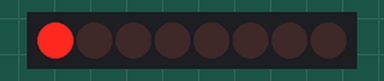
Simulated run of this sketch. Board: Arduino Uno, built with avr-gcc and run on an emulated ATmega328P. Parts: 8 shift-register outputs drawn as a row of LEDs (first output left, lit = HIGH). Wiring (inferred from the names in the program): shift register (74HC595): data pin 11; shift clock pin 13; latch pin 8. Wiring (inferred from the signals the program sends): row of LEDs: on Q0, Q1, Q2, Q3, Q4, Q5, Q6, Q7.

Above: at 1.1 s.
At 2.1 s:
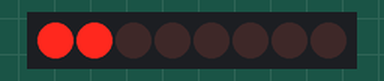
At 3.1 s:
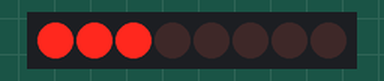
At 5.1 s:
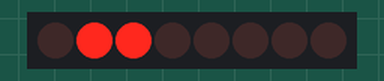
At 12.1 s:
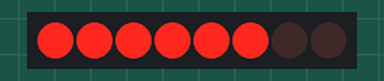
At 14.7 s:
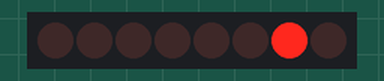
Timing chart, 0 to 16.2 s (numbered marks = the images above):
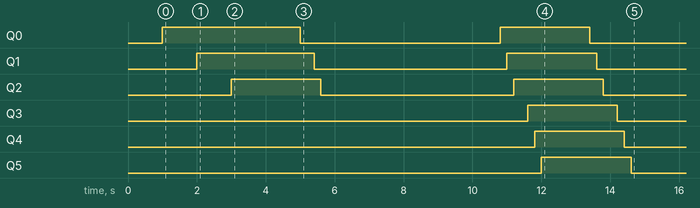

The sketch:

shiftRegister_4094_example.ino
```cpp
/*   shiftregister 4094

      Test Program 4094 Shift Register

      Simple API for expanding arduino digital outputs using
      predictable naming

      Imogen Heard 22/04/2022

      Test for Supervisor PCB for practicable.io remote Lab Experiments

  http://ediy.com.my/blog/item/114-using-hef4094-shift-registers-with-arduino
*/


// Pin Declarations

// Output Pins

// SPI Capable pins
#define latchPin 8
#define clockPin 13
#define dataPin 11


// Difference between arduino pin numbers and shiftregister pin numbers is save as unsigned char type instead of int or use these #defs directly
#define D14 B00000001
#define D15 B00000010
#define D16 B00000100
#define D17 B00001000
#define D18 B00010000
#define D19 B00100000
#define D20 B01000000
#define D21 B10000000

#define STUDENT_MOTOR_ENABLE D14   // Even more descriptive names can then be used to match function with the new digital pin numbers.

unsigned char shiftPinArray[9] = {D14, D15, D16, D16, D17, D18, D19, D20};

// Program Variables

unsigned char initState   = B00100000;
unsigned char newerData   = B00000011;
unsigned char testBitmask = B00000010;

unsigned char expectedOut = B00000010;

unsigned char unsetBits   = B11111101;

unsigned char flipMask    = B00100101;

unsigned char shiftState = B00000000;   // Global Variable to hold the state of the shiftRegister

void setup() {
  begin();
  Serial.println("\n\n");
  shiftWrite(STUDENT_MOTOR_ENABLE, HIGH);
  delay(1000);
  Serial.println("\n\n");
  shiftWrite(D15, HIGH);
  delay(1000);
  Serial.println("\n\n");
  shiftWrite(D16, HIGH);
  delay(1000);
  Serial.println("\n\n");
  shiftWrite(D14, LOW);
  delay(2000);

  for (int i = 0; i < 8; i++) {
    shiftWrite(shiftPinArray[i], LOW);
    delay(200);
  }

  delay(4000);
  for (int i = 0; i < 8; i++) {
    shiftWrite(shiftPinArray[i], HIGH);
    delay(200);
  }
  delay(1000);
  for (int i = 0; i < 8; i++) {
    shiftWrite(shiftPinArray[i], LOW);
    delay(200);
  }

}


void loop() {


  // Nothing here
}


// Aims to mirror the function of digitalWrite but for shift register channels
void shiftWrite(unsigned char bitmask, bool state) {
  if (state) {
    shiftState = setBits(shiftState, bitmask);
  } else {
    bitmask = flipAllBits(bitmask);
    shiftState = clearBits(shiftState, bitmask);
  }
  overwriteOutput(shiftState);
}


// Only sets 1 bits in bitmask, leaves others unchanged
unsigned char setBits(unsigned char currentData, unsigned char bitmask) {
  //  printByte(currentData);
  //  printByte(bitmask);
  currentData |= bitmask;
  //  printByte(currentData);
  return currentData;
}

// Only resets 0 bits in bitmask, leaves others unchanged
unsigned char clearBits(unsigned char currentData, unsigned char bitmask) {
  //  printByte(currentData);
  //  printByte(bitmask);
  currentData &= bitmask;
  //  printByte(currentData);
  return currentData;
}


// Flips all 1 bits using bitmask
unsigned char flipBits(unsigned char currentData, unsigned char bitmask) {
  //  printByte(currentData);
  // printByte(bitmask);
  currentData ^= bitmask;
  /// printByte(currentData);
  return currentData;
}


// Flips all the bits in a byte - very useful for generating bitmasks for mirroring digtalWrite function for shift register
unsigned char flipAllBits(unsigned char bits) {
  bits = flipBits(bits, B11111111);
  return bits;
}


// Prints chars or bytes in binary for easy debugging
void printByte(unsigned char bite) {
  char  buffer[2];
  for (int i = 0; i < 8; i++) {
    sprintf(buffer, "%d", !!((bite << i) & 0x80));
    Serial.print(buffer);
  }
  Serial.print("\n");
}


// Function outputs the exact byte passed to shift register, regardless of previous data
// Note the only function that actually outputs to hardware so far - the rest are software functions only.
// It is best (at the moment) to track the current state of the shiftRegisters outputs, and use this to update this global byte, unless you want to totally
// overwrite all shift register outputs
void overwriteOutput(unsigned char bite) {
  digitalWrite(latchPin, HIGH);
  shiftOut(dataPin, clockPin, MSBFIRST, bite);
  digitalWrite(latchPin, LOW);
}


void begin() {
  Serial.begin(115200);
  pinMode(latchPin, OUTPUT);
  pinMode(clockPin, OUTPUT);
  pinMode(dataPin, OUTPUT);
}
```
